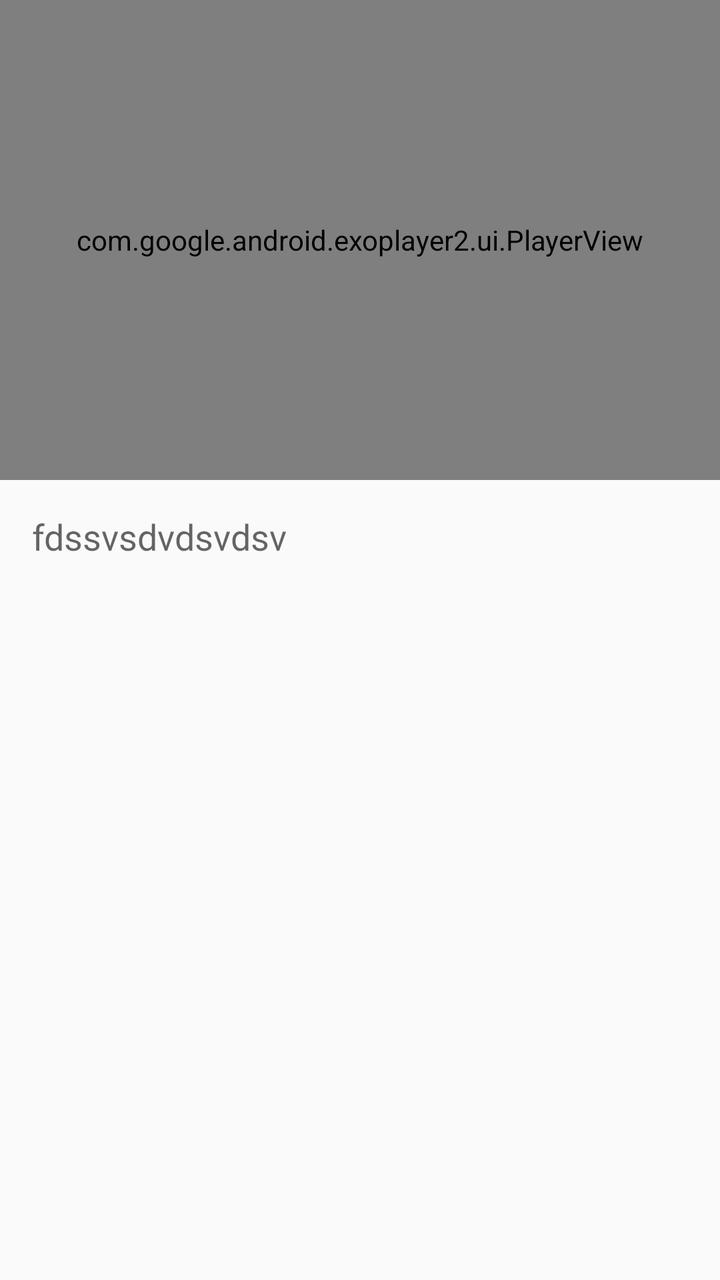
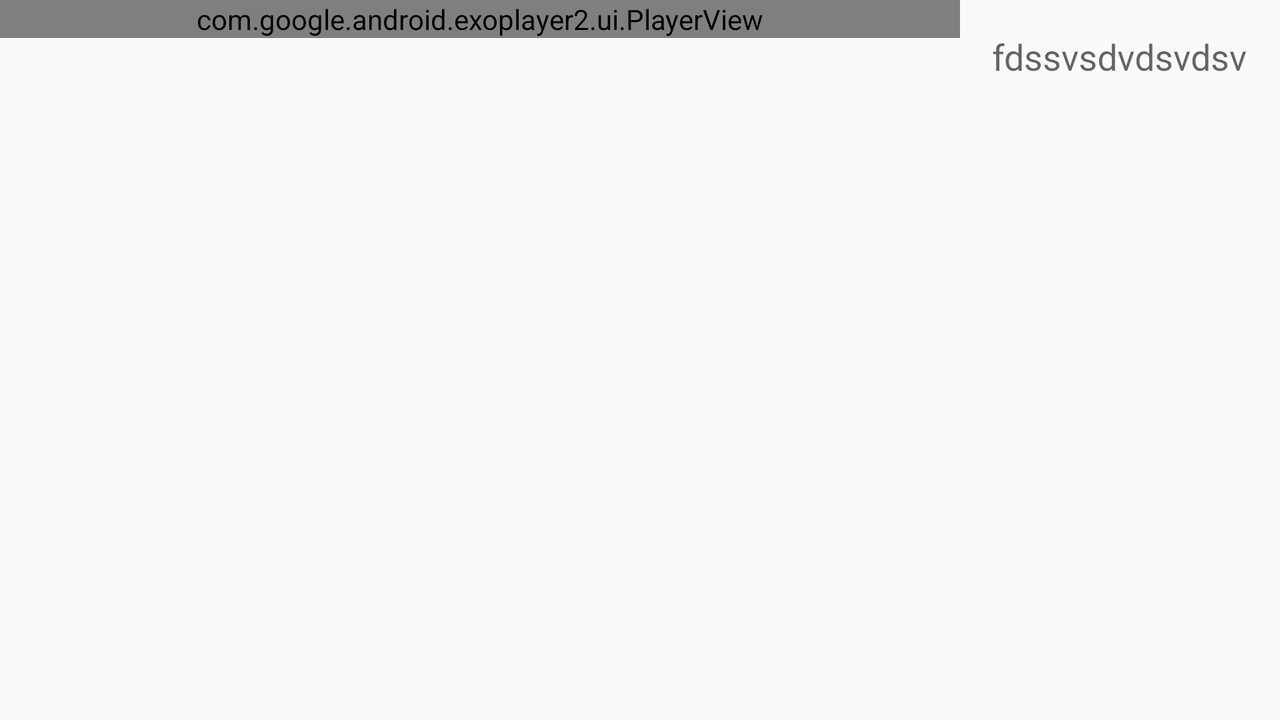

First picture: res/layout/ on a phone held upright. Second picture: the repository's own variant of that layout, on a device whose configuration matches the variant's folder. Source for both follows.
<!-- AndroidManifest.xml: application theme AppTheme -->
<!-- res/layout/fragment_step_detail.xml -->
<?xml version="1.0" encoding="utf-8"?>
<LinearLayout xmlns:android="http://schemas.android.com/apk/res/android"
    xmlns:tools="http://schemas.android.com/tools"
    android:layout_width="match_parent"
    android:layout_height="match_parent"
    android:orientation="vertical"
    tools:mContext=".ui.step.StepActivity">

    <com.google.android.exoplayer2.ui.PlayerView
        android:id="@+id/player_view"
        android:layout_width="match_parent"
        android:layout_height="@dimen/player_height" />

    <android.support.v4.widget.NestedScrollView
        android:layout_width="match_parent"
        android:layout_height="wrap_content">

        <FrameLayout
            android:layout_width="match_parent"
            android:layout_height="wrap_content">

            <TextView
                android:id="@+id/detail_desc_tv"
                style="@style/DetailDescTextStyle"
                android:layout_width="match_parent"
                android:layout_height="wrap_content"
                tools:text="fdssvsdvdsvdsv" />

        </FrameLayout>

    </android.support.v4.widget.NestedScrollView>


</LinearLayout>
<!-- resources referenced by this layout -->
<resources>
  <dimen name="player_height">240dp</dimen>
  <style name="DetailDescTextStyle">
          <item name="android:layout_marginLeft">@dimen/detail_desc_margin</item>
          <item name="android:layout_marginRight">@dimen/detail_desc_margin</item>
          <item name="android:layout_marginTop">@dimen/detail_desc_margin</item>
          <item name="android:layout_marginBottom">@dimen/detail_desc_margin</item>
          <item name="android:textAppearance">@style/TextAppearance.AppCompat.Medium</item>
      </style>
  <style name="AppTheme" parent="Theme.AppCompat.Light">
          
          <item name="colorPrimary">@color/colorPrimary</item>
          <item name="colorPrimaryDark">@color/colorPrimaryDark</item>
          <item name="colorAccent">@color/colorAccent</item>
          <item name="android:textColorPrimary">@color/colorTitle</item>
          <item name="android:actionMenuTextColor">@color/colorTitle</item>
      </style>
  <dimen name="detail_desc_margin">16dp</dimen>
  <color name="colorPrimary">#ffeb3b</color>
  <color name="colorPrimaryDark">#c8b900</color>
  <color name="colorAccent">#ac3931</color>
  <color name="colorTitle">#242423</color>
</resources>
<!-- res/layout-land/fragment_step_detail.xml (the repository's variant of the layout above) -->
<!-- drawn on the phone turned sideways -->
<?xml version="1.0" encoding="utf-8"?>
<layout xmlns:android="http://schemas.android.com/apk/res/android"
    xmlns:tools="http://schemas.android.com/tools">

    <data>

        <import type="android.view.View" />

        <variable
            name="step"
            type="com.example.android.baking.data.Step" />
    </data>

    <LinearLayout
        android:layout_width="match_parent"
        android:layout_height="match_parent"
        android:orientation="horizontal"
        tools:mContext=".ui.step.StepActivity">

        <com.google.android.exoplayer2.ui.PlayerView
            android:id="@+id/player_view"
            android:layout_width="0dp"
            android:layout_height="wrap_content"
            android:layout_weight="3"
            android:visibility='@{step.videoURL.equals("") ? View.GONE : View.VISIBLE}' />

        <android.support.v4.widget.NestedScrollView
            android:layout_width="0dp"
            android:layout_height="wrap_content"
            android:layout_weight="1">

            <FrameLayout
                android:layout_width="match_parent"
                android:layout_height="wrap_content">

                <TextView
                    android:id="@+id/detail_desc_tv"
                    style="@style/DetailDescTextStyle"
                    android:layout_width="match_parent"
                    android:layout_height="wrap_content"
                    android:text="@{step.description}"
                    tools:text="fdssvsdvdsvdsv" />

            </FrameLayout>
        </android.support.v4.widget.NestedScrollView>
    </LinearLayout>
</layout>
<!-- resources referenced by the variant -->
<!-- as the phone turned sideways resolves them -->
<resources>
  <style name="DetailDescTextStyle">
          <item name="android:layout_marginLeft">@dimen/detail_desc_margin</item>
          <item name="android:layout_marginRight">@dimen/detail_desc_margin</item>
          <item name="android:layout_marginTop">@dimen/detail_desc_margin</item>
          <item name="android:layout_marginBottom">@dimen/detail_desc_margin</item>
          <item name="android:textAppearance">@style/TextAppearance.AppCompat.Medium</item>
      </style>
  <style name="AppTheme" parent="Theme.AppCompat.Light">
          
          <item name="colorPrimary">@color/colorPrimary</item>
          <item name="colorPrimaryDark">@color/colorPrimaryDark</item>
          <item name="colorAccent">@color/colorAccent</item>
          <item name="android:textColorPrimary">@color/colorTitle</item>
          <item name="android:actionMenuTextColor">@color/colorTitle</item>
      </style>
  <dimen name="detail_desc_margin">16dp</dimen>
  <color name="colorPrimary">#ffeb3b</color>
  <color name="colorPrimaryDark">#c8b900</color>
  <color name="colorAccent">#ac3931</color>
  <color name="colorTitle">#242423</color>
</resources>
